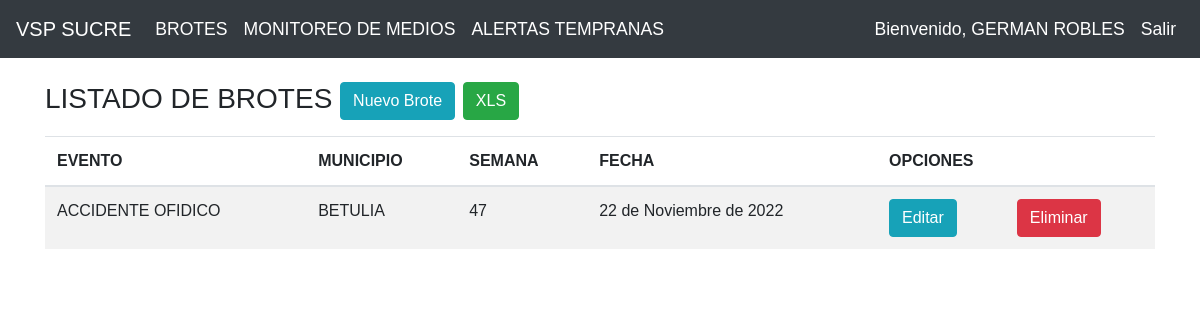
The app's page / (signed in) with its own data.
### apps/alertas_vsp/models.py (models this page shows, shortened)
class Brote(models.Model):
    profesional=models.CharField(max_length=50) #ENITH,  YONEIRA
    fecha_ingreso=models.DateField()
    semana=models.IntegerField()
    periodo=models.IntegerField()
    fecha_ocurrencia=models.DateField()
    fecha_notificacion=models.DateField()
    fuente_notificacion=models.CharField(max_length=50) #centro nacional de enlace, comunidad, externa a salud publica, externas al programa de vigilancia, instituto nacional de salud, laboratorio de salud publica departamental, monitoreo de medios, secretaria de salud municipal,sivigila
    depto_ocurrencia=models.CharField(max_length=50)
    mun_ocurrencia=models.CharField(max_length=50)
    lugar_ocurrencia=models.CharField(max_length=50)
    direccion=models.CharField(max_length=50)
    situacion_reportada=models.CharField(max_length=50) #Alerta medios, alertas, brote, brote eta, caso, conglomerado, foco, noticia o rumor, otro
    evento=models.CharField(max_length=50)
    grupo_funcional=models.CharField(max_length=50) #Laboratorio de salud publica departamental, programa ampliado de inmunizaciones, programa ira, programa maternidad segura, programa salud ambiental,programa vectores, programa zoonosis, vigilancia en salud publica
    poblacion_afectada=models.CharField(max_length=50) #centro de proteccion, comunidad en general, FM-militares, IPS-instituciones prestadoras de salud, min poblacion minera, otros,PE- poblacion escolarizada, PI- poblacion indigena, PM- poblacion migrante, PN- policia, PPL-Poblacion privada de la libertad
    criterio_riesgo=models.CharField(max_length=50) #Gobernanza, poblacion intrahospitalaria, poblaciones especiales, reglamento sanitario internacional - EISP, situacion con afectacion al personal sanitario, situacion con muertes, situacion con riesgo reputacional
    informe_iec=models.CharField(max_length=5) #si No
    fecha_iec=models.DateField()
    numero_de_contactos=models.IntegerField()
    numero_de_enfermos=models.IntegerField()
    tasa_de_ataque=models.IntegerField()
    numero_de_expuestos=models.IntegerField()
    numero_de_fallecidos=models.IntegerField()
    muestras=models.CharField(max_length=10) #Si, no , no aplica
    numero_de_muestras=models.IntegerField()
    fecha_toma_de_muestras=models.DateField()
    fecha_envio_de_muestras=models.DateField()
    tipo_de_muestra=models.CharField(max_length=50) #Alimentos, ambiental, animal, humana, humana-alimento, humana-ambiental, humana-superficie, no aplica, sin muestra
    decision=models.CharField(max_length=50) #Cerrado sar, cerrado sar cerrado GGRRI referente,seguimiento GGRRI, seguimiento por el referente del evento, seguimiento referente y GGRRI, seguimiento SAR
    fecha_envio_al_ins=models.DateField()
    se_realiza_sar=models.CharField(max_length=50)#sar departamental, sar municipal, sar nacional, no
    sitrep=models.CharField(max_length=20) #si, no, no aplica
    estado=models.CharField(max_length=20) #abierto, cerrado
    fecha_de_cierre=models.DateField()
    conclusion=models.CharField(max_length=20) #espii, espil, espin, espir,ninguna
    recomendacion=models.CharField(max_length=50) #cierre, referente, sar, trabajo conjunto con referente
    seguimiento=models.CharField(max_length=200)

### apps/alertas_vsp/views.py (the view)
# urls.py: 2. Add a URL to urlpatterns:  path('', views.home, name='home')
@login_required
def home(request):
    brotesListados= Brote.objects.all()
    eventosListados= Evento.objects.all()
    return render(request,"brotes/brotes.html",{"brotes":brotesListados,"eventos":eventosListados})

### apps/alertas_vsp/templates/brotes/brotes.html
{% extends "../plantilla_home.html" %}
{% block body %}
    <div class="row">
        <div class="col-sm-12 col-md-12 col-lg-12 col-xl-12">
            <h3>LISTADO DE BROTES
                <a href="crearBrote/" class="btn btn-info">Nuevo Brote</a>
                <a href="{% url 'reporteBrotes' %}" class="btn btn-success"> XLS</a>
            </h3>
            <div class="table-responsive py-2">
                <table class="table table-striped">
                    <thead>
                        <tr>
                            <th id="txtprueba">EVENTO</th>
                            <th>MUNICIPIO</th>
                            <th>SEMANA</th>
                            <th>FECHA</th>
                            <th colspan="2">OPCIONES</th>
                        </tr>
                    </thead>
                    <tbody>
                        {% for brote in brotes %}
                            <tr>
                                <td>{{brote.evento}}</td>
                                <td>{{brote.mun_ocurrencia}}</td>
                                <td>{{brote.semana}}</td>
                                <td>{{brote.fecha_ingreso}}</td>
                                <td><a href="editarBrote/{{brote.id}}" class="btn btn-info">Editar</a></td>
                                <td><a href="eliminarBrote/{{brote.id}}" class="btn btn-danger">Eliminar</a></td>
                            </tr>
                        {% endfor %}
                    </tbody>
                </table>
            </div>
        </div>
    </div>
{% endblock%}

### apps/alertas_vsp/templates/plantilla_home.html (shortened to what this page needs)
<!DOCTYPE html>
<html lang="en">
<head>
    <link rel="stylesheet" href="https://cdn.jsdelivr.net/npm/bootstrap@4.3.1/dist/css/bootstrap.min.css">
    {% load static %}
    <link rel="stylesheet" href="{% static 'css/style.css' %}" />
  </head>
  <body>
      <nav  class="navbar navbar-expand-lg navbar-dark bg-dark">
        <a class="navbar-brand" href="{% url 'home' %}">VSP SUCRE</a>
        <div class="collapse navbar-collapse" id="navbarNav">
          <ul class="navbar-nav">
            <li class="nav-item active">
              <a class="nav-link" href="{% url 'brotes' %}">BROTES<span class="sr-only">(current)</span></a>
            </li>
            <li class="nav-item active">
              <a class="nav-link" href="{% url 'medios' %}">MONITOREO DE MEDIOS</a>
            </li>
            <li class="nav-item active">
              <a class="nav-link" href="{% url 'alertas' %}">ALERTAS TEMPRANAS</a>
            </li>
          </ul>
         <ul class="navbar-nav ml-auto">
              {% if user.is_authenticated %}
              <li class="nav-item active">
                <a class="nav-link" href="{% url 'salir' %}">Bienvenido, {{ user.first_name }} {{ user.last_name }} </a>
              </li>
              {% endif %}
              <ul class="navbar-nav ml-auto">
              <li class="nav-item active">
                <a class="nav-link" href="{% url 'salir' %}">Salir</a>
              </li>
          </ul>
        </div>
      </nav>
      <div class="container py-4">
            {% block body %}
            {% endblock%}
        </div>
{% load static %}
</body>
</html>

### apps/alertas_vsp/static/css/style.css (style rules this page uses)
body { font-family: 'Bradley Hand', sans-serif !important; }
.navbar-nav .nav-item .nav-link { font-size: 1.1em; color: white; }

### records on screen
Brote: evento "ACCIDENTE OFIDICO", mun_ocurrencia "BETULIA", semana "47", fecha_ingreso "22 de Noviembre de 2022"

### other values on screen
{{ user.first_name }} "GERMAN"
{{ user.last_name }} "ROBLES"
